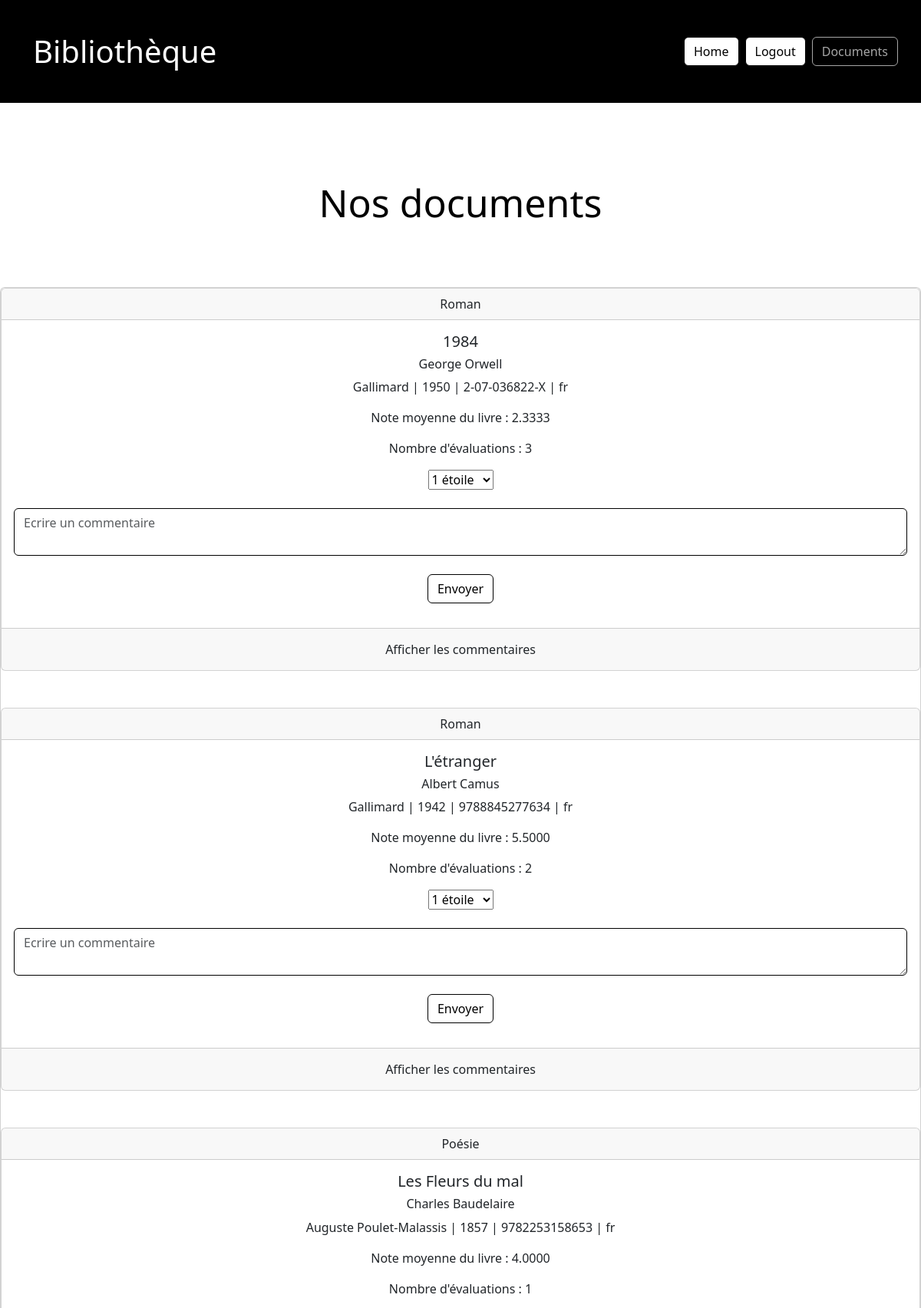
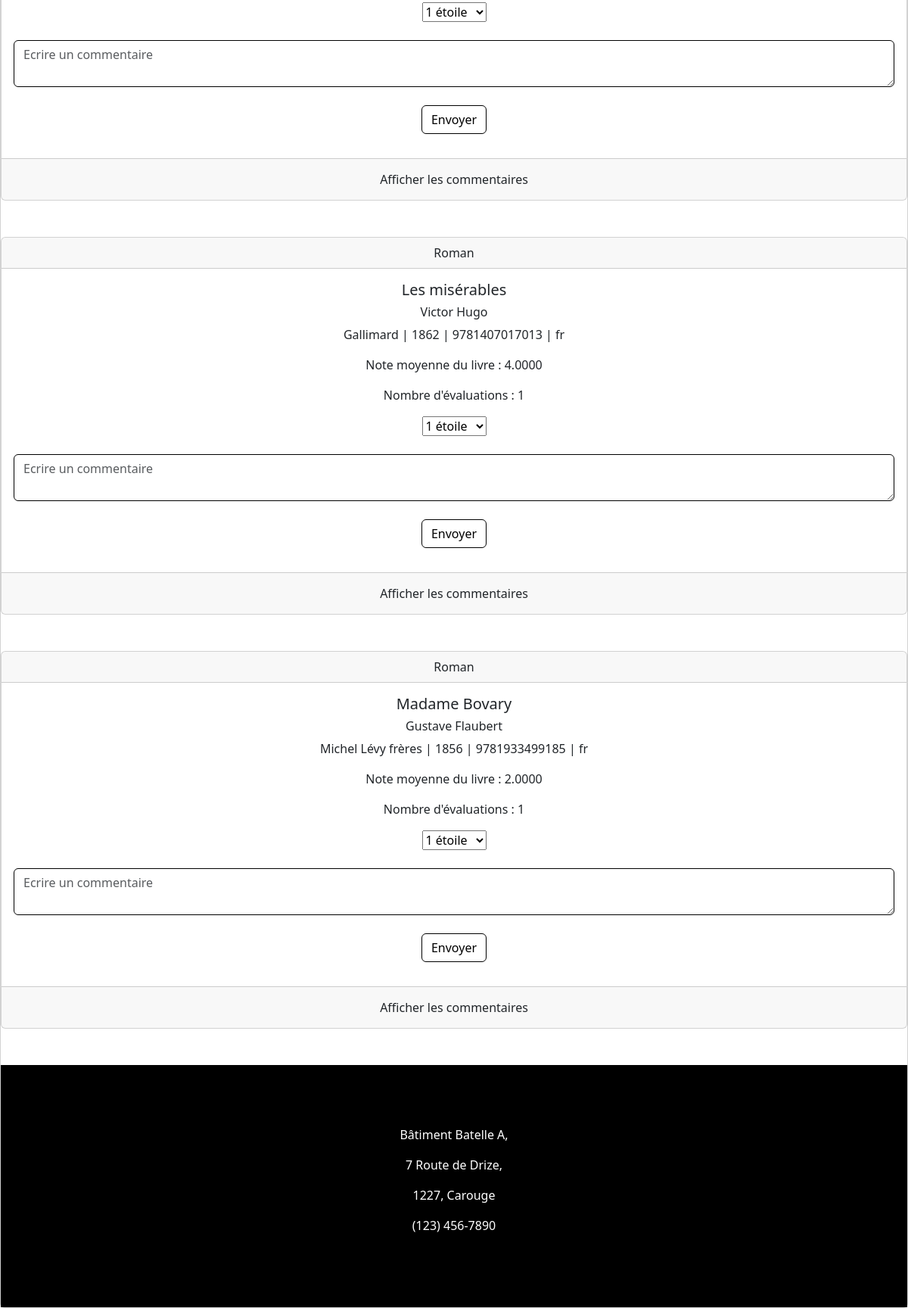
Screenshot of /php/documents_apres_auth.php with the database file from the repository (2 pictures, top to bottom).
### tables this page shows
CREATE TABLE `livres` (
  `id_livre` int(11) NOT NULL,
  `titre` text NOT NULL,
  `auteur` text NOT NULL,
  `discipline` text DEFAULT NULL,
  `annee_pub` int(11) NOT NULL,
  `langue` text NOT NULL,
  `editeur` text NOT NULL,
  `ISBN` text NOT NULL
);

### php/documents_apres_auth.php (the view, shortened to what this page needs)
<?php
include('connect.php');
?>
<html lang="en">
<head>
    <link href="https://cdn.jsdelivr.net/npm/bootstrap@5.3.2/dist/css/bootstrap.min.css" rel="stylesheet">
    <link rel="stylesheet" type="text/css" href="css/style.css">
    <link rel="stylesheet" href="https://cdnjs.cloudflare.com/ajax/libs/font-awesome/6.4.2/css/all.min.css" />
    <link rel="stylesheet" href="https://cdn.jsdelivr.net/npm/bootstrap-icons@1.11.1/font/bootstrap-icons.css">
</head>
<body>
    <header>
      <div class="d-flex justify-content-between">
          <a class="btn bibliothèque" href="index_apres_auth.php" role="button">Bibliothèque</a>
          <div class="d-grid gap-2 d-md-flex justify-content-md-end align-items-center">
              <a class="btn btn-primary btn_entete" href="index_apres_auth.php" role="button">Home</a>
              <a class="btn btn-primary btn_entete" href="logout.php" role="button">Logout</a>
              <button class="btn btn-primary btn_entete" type="button" disabled>Documents</button>
          </div>
      </div>
  </header>
    <h3>Nos documents</h3>
    <div class="card text-center">
<?php
$sql = $connect->prepare("SELECT COUNT(*) AS nombre_occurrences FROM livres");
$sql->execute();
$result = $sql->get_result();
if ($result->num_rows > 0) {
    $row = $result->fetch_assoc();
    $nombreOccurrences = $row["nombre_occurrences"];
    for ($i = 1; $i <= $nombreOccurrences; $i++) {
        $sql_livre = $connect->prepare("SELECT * FROM livres WHERE id_livre = ?");
        $sql_livre->bind_param('s', $i);
        $sql_livre->execute();
        $result_livre = $sql_livre->get_result();
        $row = $result_livre->fetch_assoc();
        $titre = $row['titre'];
        $auteur = $row['auteur'];
        $discipline = $row['discipline'];
        $annee_pub = $row['annee_pub'];
        $langue = $row['langue'];
        $editeur = $row['editeur'];
        $isbn = $row['ISBN'];
        $moyenne = $connect->prepare("SELECT AVG(note_eval) AS moyenne FROM commentaires WHERE id_livre = $i");
        $moyenne->execute();
        $res_moyenne = $moyenne->get_result();
        if ($res_moyenne) {
            $row = $res_moyenne->fetch_assoc();
            $moyenne_value = $row['moyenne'];
        } else {
            echo "Erreur lors de l'exécution de la requête.";
        }
        $requete_commentaires = $connect->prepare("SELECT COUNT(id_commentaire) AS nombre_commentaires FROM commentaires WHERE id_livre =$i");
        $requete_commentaires->execute();
        $res = $requete_commentaires->get_result();
        if ($res) {
            $row = $res->fetch_assoc();
            $nombre_comm = $row['nombre_commentaires'];
        } else {
            echo "Erreur lors de l'exécution de la requête.";
        }
        echo "<div class='card text-center'>";
        echo "<div class='card-header'>";
        echo $discipline;
        echo "</div>";
        echo "<div class='card-body'>";
        echo "<h5 class='card-title'>";
        echo $titre;
        echo "</h5>";
        echo "<h6 class='auteur'>";
        echo $auteur;
        echo "</h6>";
        echo "<p class='card-text'>";
        echo $editeur . " | " . $annee_pub . " | " . $isbn . " | " . $langue;
        echo "</p>";
        echo "<p class='card-text'>";
        echo "Note moyenne du livre : " . $moyenne_value;
        echo "</p>";
        echo "<p class='card-text'>";
        echo "Nombre d'évaluations : " . $nombre_comm;
        echo "</p>";
        echo "<form action='traitement_note.php' method='post'>";
        echo "<select name='choix_note' id='choix'>";
        echo "<option value=1>1 étoile</option>";
        echo "</select><br><br>";
        echo "<textarea class='form-control' id='commentaires' name='commentaires' placeholder='Ecrire un commentaire'></textarea><br>";
        echo "<button type='submit' class='btn btn-primary envoyer_commentaire'>";
        echo "Envoyer";
        echo "</button>";
        echo "</form>";
        echo "</div>";
        echo "<div class='card-footer text-body-secondary'>";
        echo "<button type='button' class='btn afficher_commentaires'>";
        echo "Afficher les commentaires";
        echo "</button>";
        echo "</div>";
        echo "</div>";
        echo "<br>";
        echo "<br>";
    }
}
?>
    <footer>
        <p>Bâtiment Batelle A,</p>
        <p>7 Route de Drize,</p>
        <p>1227, Carouge</p>
        <p>(123) 456-7890</p>
    </footer>
</body>
</html>

### php/css/style.css (style rules this page uses)
header { background-color: black; padding: 30px; font-size: 35px; color: white; position:relative; z-index:2; text-align: left; }
h3 { color: black; font-size: 50px; text-align:center; margin-top: 100px; margin-bottom: 80px; position: relative; }
.bibliothèque { color: white; font-size:40px; }
footer { background-color: black; padding: 80px; text-align: center; color: white; }
.btn-primary { color:black; background-color: white; border-color: black; }
.btn-primary:disabled { color:white; border-color:white; background-color: black; }
.form-control { border-color: black; }

### rows the page displays
livres: discipline "Roman", titre "1984", auteur "George Orwell", editeur "Gallimard", annee_pub "1950", ISBN "2-07-036822-X", langue "fr", moyenne_value "2.3333", nombre_comm "3"
livres: discipline "Roman", titre "L'étranger", auteur "Albert Camus", editeur "Gallimard", annee_pub "1942", ISBN "9788845277634", langue "fr", moyenne_value "5.5000", nombre_comm "2"
livres: discipline "Poésie", titre "Les Fleurs du mal", auteur "Charles Baudelaire", editeur "Auguste Poulet-Malassis", annee_pub "1857", ISBN "9782253158653", langue "fr", moyenne_value "4.0000", nombre_comm "1"
livres: discipline "Roman", titre "Les misérables", auteur "Victor Hugo", editeur "Gallimard", annee_pub "1862", ISBN "9781407017013", langue "fr", moyenne_value "4.0000", nombre_comm "1"
livres: discipline "Roman", titre "Madame Bovary", auteur "Gustave Flaubert", editeur "Michel Lévy frères", annee_pub "1856", ISBN "9781933499185", langue "fr", moyenne_value "2.0000", nombre_comm "1"
